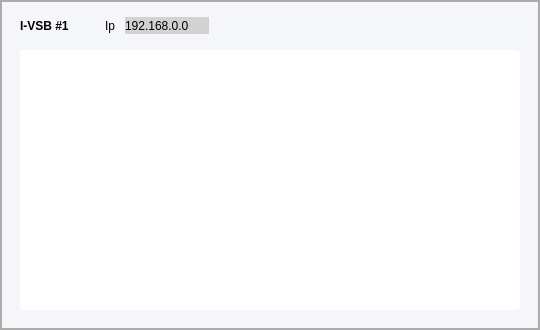
<?xml version="1.0" encoding="UTF-8"?>
<ui version="4.0">
 <class>viewerperformance</class>
 <widget class="QWidget" name="viewerperformance">
  <property name="geometry">
   <rect>
    <x>0</x>
    <y>0</y>
    <width>540</width>
    <height>316</height>
   </rect>
  </property>
  <property name="minimumSize">
   <size>
    <width>540</width>
    <height>0</height>
   </size>
  </property>
  <property name="maximumSize">
   <size>
    <width>16777215</width>
    <height>16777215</height>
   </size>
  </property>
  <property name="windowTitle">
   <string>Form</string>
  </property>
  <property name="styleSheet">
   <string notr="true">/*border:2px solid #ababab;*/
border-radius:0;



</string>
  </property>
  <layout class="QVBoxLayout" name="verticalLayout_5">
   <property name="spacing">
    <number>0</number>
   </property>
   <property name="leftMargin">
    <number>0</number>
   </property>
   <property name="topMargin">
    <number>0</number>
   </property>
   <property name="rightMargin">
    <number>0</number>
   </property>
   <property name="bottomMargin">
    <number>0</number>
   </property>
   <item>
    <widget class="QWidget" name="info" native="true">
     <property name="maximumSize">
      <size>
       <width>16777215</width>
       <height>16777215</height>
      </size>
     </property>
     <property name="styleSheet">
      <string notr="true">border:2px solid #ababab;
background-color:#f5f6fa;
border-radius:0;
font:12px 'Roboto';</string>
     </property>
     <layout class="QGridLayout" name="gridLayout_2">
      <property name="leftMargin">
       <number>20</number>
      </property>
      <property name="topMargin">
       <number>0</number>
      </property>
      <property name="rightMargin">
       <number>20</number>
      </property>
      <property name="bottomMargin">
       <number>20</number>
      </property>
      <property name="spacing">
       <number>0</number>
      </property>
      <item row="0" column="0">
       <layout class="QHBoxLayout" name="Label">
        <property name="spacing">
         <number>0</number>
        </property>
        <property name="sizeConstraint">
         <enum>QLayout::SetFixedSize</enum>
        </property>
        <property name="topMargin">
         <number>17</number>
        </property>
        <property name="rightMargin">
         <number>310</number>
        </property>
        <property name="bottomMargin">
         <number>16</number>
        </property>
        <item alignment="Qt::AlignLeft">
         <widget class="QLabel" name="label_IVSB">
          <property name="maximumSize">
           <size>
            <width>65</width>
            <height>30</height>
           </size>
          </property>
          <property name="styleSheet">
           <string notr="true">border:0; font:14px 'Roboto'; font-weight:bold;</string>
          </property>
          <property name="text">
           <string>I-VSB #1</string>
          </property>
         </widget>
        </item>
        <item>
         <widget class="QLabel" name="label_IP">
          <property name="maximumSize">
           <size>
            <width>20</width>
            <height>16777215</height>
           </size>
          </property>
          <property name="styleSheet">
           <string notr="true">border:0; font: 12px 'Roboto';</string>
          </property>
          <property name="text">
           <string>Ip</string>
          </property>
         </widget>
        </item>
        <item alignment="Qt::AlignLeft">
         <widget class="QLabel" name="label_IP_number">
          <property name="minimumSize">
           <size>
            <width>84</width>
            <height>17</height>
           </size>
          </property>
          <property name="maximumSize">
           <size>
            <width>84</width>
            <height>17</height>
           </size>
          </property>
          <property name="layoutDirection">
           <enum>Qt::LeftToRight</enum>
          </property>
          <property name="styleSheet">
           <string notr="true">border:0; background-color:#d2d2d2; font: 10px 'Roboto';</string>
          </property>
          <property name="text">
           <string>192.168.0.0</string>
          </property>
         </widget>
        </item>
       </layout>
      </item>
      <item row="1" column="0">
       <widget class="QWidget" name="viewpanel" native="true">
        <property name="minimumSize">
         <size>
          <width>0</width>
          <height>260</height>
         </size>
        </property>
        <property name="styleSheet">
         <string notr="true">background-color:#ffffff;
border:1px solid #ffffff;
border-radius:4px;
</string>
        </property>
        <layout class="QHBoxLayout" name="horizontalLayout">
         <property name="spacing">
          <number>0</number>
         </property>
         <property name="leftMargin">
          <number>0</number>
         </property>
         <property name="topMargin">
          <number>0</number>
         </property>
         <property name="rightMargin">
          <number>0</number>
         </property>
         <property name="bottomMargin">
          <number>0</number>
         </property>
         <item>
          <widget class="QWidget" name="commandpanel" native="true">
           <property name="minimumSize">
            <size>
             <width>0</width>
             <height>254</height>
            </size>
           </property>
           <property name="maximumSize">
            <size>
             <width>16777215</width>
             <height>16777215</height>
            </size>
           </property>
           <property name="styleSheet">
            <string notr="true">/*background-color: rgb(255, 255, 255);*/
border:0;border-radius:4px;</string>
           </property>
           <layout class="QVBoxLayout" name="verticalLayout_2">
            <property name="spacing">
             <number>0</number>
            </property>
            <property name="leftMargin">
             <number>0</number>
            </property>
            <property name="topMargin">
             <number>0</number>
            </property>
            <property name="rightMargin">
             <number>0</number>
            </property>
            <property name="bottomMargin">
             <number>0</number>
            </property>
            <item>
             <widget class="viewcommand" name="command" native="true">
              <property name="minimumSize">
               <size>
                <width>0</width>
                <height>76</height>
               </size>
              </property>
              <property name="maximumSize">
               <size>
                <width>16777215</width>
                <height>76</height>
               </size>
              </property>
             </widget>
            </item>
            <item alignment="Qt::AlignTop">
             <widget class="QWidget" name="videoplayer" native="true">
              <property name="minimumSize">
               <size>
                <width>260</width>
                <height>160</height>
               </size>
              </property>
              <property name="maximumSize">
               <size>
                <width>16777215</width>
                <height>16777215</height>
               </size>
              </property>
              <property name="styleSheet">
               <string notr="true">border:0; border-radius:0;</string>
              </property>
              <layout class="QVBoxLayout" name="videoLayout">
               <property name="spacing">
                <number>0</number>
               </property>
               <property name="leftMargin">
                <number>0</number>
               </property>
               <property name="topMargin">
                <number>0</number>
               </property>
               <property name="rightMargin">
                <number>0</number>
               </property>
               <property name="bottomMargin">
                <number>10</number>
               </property>
              </layout>
             </widget>
            </item>
            <item>
             <spacer name="verticalSpacer">
              <property name="orientation">
               <enum>Qt::Vertical</enum>
              </property>
              <property name="sizeHint" stdset="0">
               <size>
                <width>20</width>
                <height>0</height>
               </size>
              </property>
             </spacer>
            </item>
           </layout>
          </widget>
         </item>
         <item>
          <widget class="QWidget" name="Informationpanel" native="true">
           <property name="minimumSize">
            <size>
             <width>240</width>
             <height>254</height>
            </size>
           </property>
           <property name="maximumSize">
            <size>
             <width>16777215</width>
             <height>16777215</height>
            </size>
           </property>
           <property name="styleSheet">
            <string notr="true">background-color:transparent;
border:0;
border-top-right-radius:14px;
border-bottom-right-radius:14px;
font:13px 'Roboto';
</string>
           </property>
           <layout class="QVBoxLayout" name="informationLayout">
            <property name="spacing">
             <number>0</number>
            </property>
            <property name="leftMargin">
             <number>0</number>
            </property>
            <property name="topMargin">
             <number>0</number>
            </property>
            <property name="rightMargin">
             <number>0</number>
            </property>
            <property name="bottomMargin">
             <number>0</number>
            </property>
            <item>
             <widget class="QWidget" name="informationwidget" native="true">
              <property name="minimumSize">
               <size>
                <width>100</width>
                <height>0</height>
               </size>
              </property>
              <property name="maximumSize">
               <size>
                <width>16777215</width>
                <height>16777215</height>
               </size>
              </property>
              <property name="styleSheet">
               <string notr="true">font:13px 'Roboto';</string>
              </property>
              <layout class="QVBoxLayout" name="verticalLayout_6">
               <property name="spacing">
                <number>0</number>
               </property>
               <property name="leftMargin">
                <number>0</number>
               </property>
               <property name="topMargin">
                <number>0</number>
               </property>
               <property name="rightMargin">
                <number>0</number>
               </property>
               <property name="bottomMargin">
                <number>0</number>
               </property>
               <item>
                <widget class="NavigationManagerSmall" name="navigationmanager" native="true"/>
               </item>
              </layout>
             </widget>
            </item>
            <item>
             <spacer name="horizontalSpacer">
              <property name="orientation">
               <enum>Qt::Horizontal</enum>
              </property>
              <property name="sizeHint" stdset="0">
               <size>
                <width>40</width>
                <height>0</height>
               </size>
              </property>
             </spacer>
            </item>
            <item>
             <spacer name="verticalSpacer_2">
              <property name="orientation">
               <enum>Qt::Vertical</enum>
              </property>
              <property name="sizeHint" stdset="0">
               <size>
                <width>20</width>
                <height>0</height>
               </size>
              </property>
             </spacer>
            </item>
           </layout>
          </widget>
         </item>
        </layout>
       </widget>
      </item>
     </layout>
    </widget>
   </item>
  </layout>
 </widget>
 <customwidgets>
  <customwidget>
   <class>NavigationManagerSmall</class>
   <extends>QWidget</extends>
   <header>graph/navigationmanagersmall.h</header>
   <container>1</container>
  </customwidget>
  <customwidget>
   <class>viewcommand</class>
   <extends>QWidget</extends>
   <header>camera/viewcommand.h</header>
   <container>1</container>
  </customwidget>
 </customwidgets>
 <resources/>
 <connections/>
</ui>
